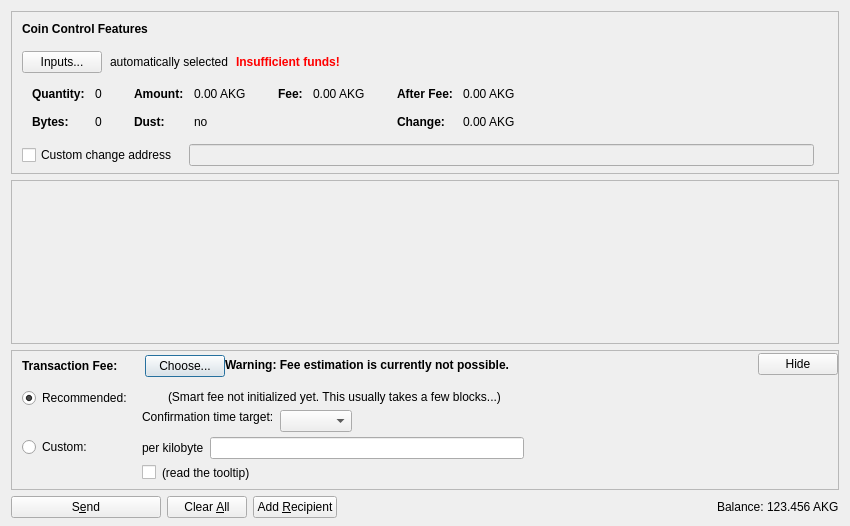
<?xml version="1.0" encoding="UTF-8"?>
<ui version="4.0">
 <class>SendCoinsDialog</class>
 <widget class="QDialog" name="SendCoinsDialog">
  <property name="geometry">
   <rect>
    <x>0</x>
    <y>0</y>
    <width>850</width>
    <height>526</height>
   </rect>
  </property>
  <property name="windowTitle">
   <string>Send Coins</string>
  </property>
  <layout class="QVBoxLayout" name="verticalLayout" stretch="0,1,0,0">
   <property name="bottomMargin">
    <number>8</number>
   </property>
   <item>
    <widget class="QFrame" name="frameCoinControl">
     <property name="sizePolicy">
      <sizepolicy hsizetype="Expanding" vsizetype="Expanding">
       <horstretch>0</horstretch>
       <verstretch>0</verstretch>
      </sizepolicy>
     </property>
     <property name="maximumSize">
      <size>
       <width>16777215</width>
       <height>16777215</height>
      </size>
     </property>
     <property name="frameShape">
      <enum>QFrame::StyledPanel</enum>
     </property>
     <property name="frameShadow">
      <enum>QFrame::Sunken</enum>
     </property>
     <layout class="QVBoxLayout" name="verticalLayoutCoinControl2">
      <property name="spacing">
       <number>0</number>
      </property>
      <property name="leftMargin">
       <number>0</number>
      </property>
      <property name="topMargin">
       <number>0</number>
      </property>
      <property name="rightMargin">
       <number>0</number>
      </property>
      <property name="bottomMargin">
       <number>6</number>
      </property>
      <item>
       <layout class="QVBoxLayout" name="verticalLayoutCoinControl" stretch="0,0,0,0,1">
        <property name="spacing">
         <number>0</number>
        </property>
        <property name="leftMargin">
         <number>10</number>
        </property>
        <property name="topMargin">
         <number>10</number>
        </property>
        <item>
         <layout class="QHBoxLayout" name="horizontalLayoutCoinControl1">
          <property name="bottomMargin">
           <number>15</number>
          </property>
          <item>
           <widget class="QLabel" name="labelCoinControlFeatures">
            <property name="sizePolicy">
             <sizepolicy hsizetype="Preferred" vsizetype="Maximum">
              <horstretch>0</horstretch>
              <verstretch>0</verstretch>
             </sizepolicy>
            </property>
            <property name="font">
             <font>
              <weight>75</weight>
              <bold>true</bold>
             </font>
            </property>
            <property name="styleSheet">
             <string notr="true">font-weight:bold;</string>
            </property>
            <property name="text">
             <string>Coin Control Features</string>
            </property>
           </widget>
          </item>
         </layout>
        </item>
        <item>
         <layout class="QHBoxLayout" name="horizontalLayoutCoinControl2" stretch="0,0,0,0">
          <property name="spacing">
           <number>8</number>
          </property>
          <property name="bottomMargin">
           <number>10</number>
          </property>
          <item>
           <widget class="QPushButton" name="pushButtonCoinControl">
            <property name="styleSheet">
             <string notr="true"/>
            </property>
            <property name="text">
             <string>Inputs...</string>
            </property>
            <property name="autoDefault">
             <bool>false</bool>
            </property>
           </widget>
          </item>
          <item>
           <widget class="QLabel" name="labelCoinControlAutomaticallySelected">
            <property name="text">
             <string>automatically selected</string>
            </property>
            <property name="margin">
             <number>5</number>
            </property>
           </widget>
          </item>
          <item>
           <widget class="QLabel" name="labelCoinControlInsuffFunds">
            <property name="font">
             <font>
              <weight>75</weight>
              <bold>true</bold>
             </font>
            </property>
            <property name="styleSheet">
             <string notr="true">color:red;font-weight:bold;</string>
            </property>
            <property name="text">
             <string>Insufficient funds!</string>
            </property>
            <property name="margin">
             <number>5</number>
            </property>
           </widget>
          </item>
          <item>
           <spacer name="horizontalSpacerCoinControl">
            <property name="orientation">
             <enum>Qt::Horizontal</enum>
            </property>
            <property name="sizeHint" stdset="0">
             <size>
              <width>40</width>
              <height>1</height>
             </size>
            </property>
           </spacer>
          </item>
         </layout>
        </item>
        <item>
         <widget class="QWidget" name="widgetCoinControl" native="true">
          <property name="sizePolicy">
           <sizepolicy hsizetype="Preferred" vsizetype="Preferred">
            <horstretch>0</horstretch>
            <verstretch>0</verstretch>
           </sizepolicy>
          </property>
          <property name="minimumSize">
           <size>
            <width>0</width>
            <height>0</height>
           </size>
          </property>
          <property name="styleSheet">
           <string notr="true"/>
          </property>
          <layout class="QHBoxLayout" name="horizontalLayoutCoinControl5">
           <property name="leftMargin">
            <number>0</number>
           </property>
           <property name="topMargin">
            <number>0</number>
           </property>
           <property name="rightMargin">
            <number>0</number>
           </property>
           <property name="bottomMargin">
            <number>0</number>
           </property>
           <item>
            <layout class="QHBoxLayout" name="horizontalLayoutCoinControl3" stretch="0,0,0,1">
             <property name="spacing">
              <number>20</number>
             </property>
             <property name="topMargin">
              <number>0</number>
             </property>
             <property name="bottomMargin">
              <number>10</number>
             </property>
             <item>
              <layout class="QFormLayout" name="formLayoutCoinControl1">
               <property name="horizontalSpacing">
                <number>10</number>
               </property>
               <property name="verticalSpacing">
                <number>14</number>
               </property>
               <property name="leftMargin">
                <number>10</number>
               </property>
               <property name="topMargin">
                <number>4</number>
               </property>
               <property name="rightMargin">
                <number>6</number>
               </property>
               <item row="0" column="0">
                <widget class="QLabel" name="labelCoinControlQuantityText">
                 <property name="font">
                  <font>
                   <weight>75</weight>
                   <bold>true</bold>
                  </font>
                 </property>
                 <property name="text">
                  <string>Quantity:</string>
                 </property>
                 <property name="margin">
                  <number>0</number>
                 </property>
                </widget>
               </item>
               <item row="0" column="1">
                <widget class="QLabel" name="labelCoinControlQuantity">
                 <property name="cursor">
                  <cursorShape>IBeamCursor</cursorShape>
                 </property>
                 <property name="contextMenuPolicy">
                  <enum>Qt::ActionsContextMenu</enum>
                 </property>
                 <property name="text">
                  <string notr="true">0</string>
                 </property>
                 <property name="margin">
                  <number>0</number>
                 </property>
                 <property name="textInteractionFlags">
                  <set>Qt::LinksAccessibleByMouse|Qt::TextSelectableByKeyboard|Qt::TextSelectableByMouse</set>
                 </property>
                </widget>
               </item>
               <item row="1" column="0">
                <widget class="QLabel" name="labelCoinControlBytesText">
                 <property name="font">
                  <font>
                   <weight>75</weight>
                   <bold>true</bold>
                  </font>
                 </property>
                 <property name="text">
                  <string>Bytes:</string>
                 </property>
                </widget>
               </item>
               <item row="1" column="1">
                <widget class="QLabel" name="labelCoinControlBytes">
                 <property name="cursor">
                  <cursorShape>IBeamCursor</cursorShape>
                 </property>
                 <property name="contextMenuPolicy">
                  <enum>Qt::ActionsContextMenu</enum>
                 </property>
                 <property name="text">
                  <string notr="true">0</string>
                 </property>
                 <property name="textInteractionFlags">
                  <set>Qt::LinksAccessibleByMouse|Qt::TextSelectableByKeyboard|Qt::TextSelectableByMouse</set>
                 </property>
                </widget>
               </item>
              </layout>
             </item>
             <item>
              <layout class="QFormLayout" name="formLayoutCoinControl2">
               <property name="horizontalSpacing">
                <number>10</number>
               </property>
               <property name="verticalSpacing">
                <number>14</number>
               </property>
               <property name="leftMargin">
                <number>6</number>
               </property>
               <property name="topMargin">
                <number>4</number>
               </property>
               <property name="rightMargin">
                <number>6</number>
               </property>
               <item row="0" column="0">
                <widget class="QLabel" name="labelCoinControlAmountText">
                 <property name="font">
                  <font>
                   <weight>75</weight>
                   <bold>true</bold>
                  </font>
                 </property>
                 <property name="text">
                  <string>Amount:</string>
                 </property>
                 <property name="margin">
                  <number>0</number>
                 </property>
                </widget>
               </item>
               <item row="0" column="1">
                <widget class="QLabel" name="labelCoinControlAmount">
                 <property name="cursor">
                  <cursorShape>IBeamCursor</cursorShape>
                 </property>
                 <property name="contextMenuPolicy">
                  <enum>Qt::ActionsContextMenu</enum>
                 </property>
                 <property name="text">
                  <string notr="true">0.00 AKG</string>
                 </property>
                 <property name="textInteractionFlags">
                  <set>Qt::LinksAccessibleByMouse|Qt::TextSelectableByKeyboard|Qt::TextSelectableByMouse</set>
                 </property>
                </widget>
               </item>
               <item row="1" column="0">
                <widget class="QLabel" name="labelCoinControlLowOutputText">
                 <property name="font">
                  <font>
                   <weight>75</weight>
                   <bold>true</bold>
                  </font>
                 </property>
                 <property name="text">
                  <string>Dust:</string>
                 </property>
                </widget>
               </item>
               <item row="1" column="1">
                <widget class="QLabel" name="labelCoinControlLowOutput">
                 <property name="cursor">
                  <cursorShape>IBeamCursor</cursorShape>
                 </property>
                 <property name="contextMenuPolicy">
                  <enum>Qt::ActionsContextMenu</enum>
                 </property>
                 <property name="text">
                  <string notr="true">no</string>
                 </property>
                 <property name="textInteractionFlags">
                  <set>Qt::LinksAccessibleByMouse|Qt::TextSelectableByKeyboard|Qt::TextSelectableByMouse</set>
                 </property>
                </widget>
               </item>
              </layout>
             </item>
             <item>
              <layout class="QFormLayout" name="formLayoutCoinControl3">
               <property name="horizontalSpacing">
                <number>10</number>
               </property>
               <property name="verticalSpacing">
                <number>14</number>
               </property>
               <property name="leftMargin">
                <number>6</number>
               </property>
               <property name="topMargin">
                <number>4</number>
               </property>
               <property name="rightMargin">
                <number>6</number>
               </property>
               <item row="0" column="0">
                <widget class="QLabel" name="labelCoinControlFeeText">
                 <property name="font">
                  <font>
                   <weight>75</weight>
                   <bold>true</bold>
                  </font>
                 </property>
                 <property name="text">
                  <string>Fee:</string>
                 </property>
                 <property name="margin">
                  <number>0</number>
                 </property>
                </widget>
               </item>
               <item row="0" column="1">
                <widget class="QLabel" name="labelCoinControlFee">
                 <property name="cursor">
                  <cursorShape>IBeamCursor</cursorShape>
                 </property>
                 <property name="contextMenuPolicy">
                  <enum>Qt::ActionsContextMenu</enum>
                 </property>
                 <property name="text">
                  <string notr="true">0.00 AKG</string>
                 </property>
                 <property name="textInteractionFlags">
                  <set>Qt::LinksAccessibleByMouse|Qt::TextSelectableByKeyboard|Qt::TextSelectableByMouse</set>
                 </property>
                </widget>
               </item>
              </layout>
             </item>
             <item>
              <layout class="QFormLayout" name="formLayoutCoinControl4">
               <property name="horizontalSpacing">
                <number>10</number>
               </property>
               <property name="verticalSpacing">
                <number>14</number>
               </property>
               <property name="leftMargin">
                <number>6</number>
               </property>
               <property name="topMargin">
                <number>4</number>
               </property>
               <property name="rightMargin">
                <number>6</number>
               </property>
               <item row="0" column="0">
                <widget class="QLabel" name="labelCoinControlAfterFeeText">
                 <property name="font">
                  <font>
                   <weight>75</weight>
                   <bold>true</bold>
                  </font>
                 </property>
                 <property name="text">
                  <string>After Fee:</string>
                 </property>
                 <property name="margin">
                  <number>0</number>
                 </property>
                </widget>
               </item>
               <item row="0" column="1">
                <widget class="QLabel" name="labelCoinControlAfterFee">
                 <property name="cursor">
                  <cursorShape>IBeamCursor</cursorShape>
                 </property>
                 <property name="contextMenuPolicy">
                  <enum>Qt::ActionsContextMenu</enum>
                 </property>
                 <property name="text">
                  <string notr="true">0.00 AKG</string>
                 </property>
                 <property name="textInteractionFlags">
                  <set>Qt::LinksAccessibleByMouse|Qt::TextSelectableByKeyboard|Qt::TextSelectableByMouse</set>
                 </property>
                </widget>
               </item>
               <item row="1" column="0">
                <widget class="QLabel" name="labelCoinControlChangeText">
                 <property name="font">
                  <font>
                   <weight>75</weight>
                   <bold>true</bold>
                  </font>
                 </property>
                 <property name="text">
                  <string>Change:</string>
                 </property>
                </widget>
               </item>
               <item row="1" column="1">
                <widget class="QLabel" name="labelCoinControlChange">
                 <property name="cursor">
                  <cursorShape>IBeamCursor</cursorShape>
                 </property>
                 <property name="contextMenuPolicy">
                  <enum>Qt::ActionsContextMenu</enum>
                 </property>
                 <property name="text">
                  <string notr="true">0.00 AKG</string>
                 </property>
                 <property name="textInteractionFlags">
                  <set>Qt::LinksAccessibleByMouse|Qt::TextSelectableByKeyboard|Qt::TextSelectableByMouse</set>
                 </property>
                </widget>
               </item>
              </layout>
             </item>
            </layout>
           </item>
          </layout>
         </widget>
        </item>
        <item>
         <layout class="QHBoxLayout" name="horizontalLayoutCoinControl4" stretch="0,0,0">
          <property name="spacing">
           <number>12</number>
          </property>
          <property name="sizeConstraint">
           <enum>QLayout::SetDefaultConstraint</enum>
          </property>
          <property name="topMargin">
           <number>5</number>
          </property>
          <property name="rightMargin">
           <number>5</number>
          </property>
          <item>
           <widget class="QCheckBox" name="checkBoxCoinControlChange">
            <property name="toolTip">
             <string>If this is activated, but the change address is empty or invalid, change will be sent to a newly generated address.</string>
            </property>
            <property name="text">
             <string>Custom change address</string>
            </property>
           </widget>
          </item>
          <item>
           <widget class="QValidatedLineEdit" name="lineEditCoinControlChange">
            <property name="enabled">
             <bool>false</bool>
            </property>
            <property name="sizePolicy">
             <sizepolicy hsizetype="Expanding" vsizetype="Fixed">
              <horstretch>0</horstretch>
              <verstretch>0</verstretch>
             </sizepolicy>
            </property>
           </widget>
          </item>
          <item>
           <widget class="QLabel" name="labelCoinControlChangeLabel">
            <property name="sizePolicy">
             <sizepolicy hsizetype="Preferred" vsizetype="Expanding">
              <horstretch>0</horstretch>
              <verstretch>0</verstretch>
             </sizepolicy>
            </property>
            <property name="minimumSize">
             <size>
              <width>0</width>
              <height>0</height>
             </size>
            </property>
            <property name="text">
             <string/>
            </property>
            <property name="margin">
             <number>3</number>
            </property>
           </widget>
          </item>
         </layout>
        </item>
        <item>
         <spacer name="verticalSpacerCoinControl">
          <property name="orientation">
           <enum>Qt::Vertical</enum>
          </property>
          <property name="sizeHint" stdset="0">
           <size>
            <width>800</width>
            <height>1</height>
           </size>
          </property>
         </spacer>
        </item>
       </layout>
      </item>
     </layout>
    </widget>
   </item>
   <item>
    <widget class="QScrollArea" name="scrollArea">
     <property name="widgetResizable">
      <bool>true</bool>
     </property>
     <widget class="QWidget" name="scrollAreaWidgetContents">
      <property name="geometry">
       <rect>
        <x>0</x>
        <y>0</y>
        <width>830</width>
        <height>104</height>
       </rect>
      </property>
      <layout class="QVBoxLayout" name="verticalLayout_2" stretch="0,1">
       <property name="leftMargin">
        <number>0</number>
       </property>
       <property name="topMargin">
        <number>0</number>
       </property>
       <property name="rightMargin">
        <number>0</number>
       </property>
       <property name="bottomMargin">
        <number>0</number>
       </property>
       <item>
        <layout class="QVBoxLayout" name="entries">
         <property name="spacing">
          <number>6</number>
         </property>
        </layout>
       </item>
       <item>
        <spacer name="verticalSpacer">
         <property name="orientation">
          <enum>Qt::Vertical</enum>
         </property>
         <property name="sizeHint" stdset="0">
          <size>
           <width>20</width>
           <height>40</height>
          </size>
         </property>
        </spacer>
       </item>
      </layout>
     </widget>
    </widget>
   </item>
   <item>
    <widget class="QFrame" name="frameFee">
     <property name="sizePolicy">
      <sizepolicy hsizetype="Expanding" vsizetype="Expanding">
       <horstretch>0</horstretch>
       <verstretch>0</verstretch>
      </sizepolicy>
     </property>
     <property name="maximumSize">
      <size>
       <width>16777215</width>
       <height>16777215</height>
      </size>
     </property>
     <property name="frameShape">
      <enum>QFrame::StyledPanel</enum>
     </property>
     <property name="frameShadow">
      <enum>QFrame::Sunken</enum>
     </property>
     <layout class="QVBoxLayout" name="verticalLayoutFee1">
      <property name="spacing">
       <number>0</number>
      </property>
      <property name="leftMargin">
       <number>0</number>
      </property>
      <property name="topMargin">
       <number>0</number>
      </property>
      <property name="rightMargin">
       <number>0</number>
      </property>
      <property name="bottomMargin">
       <number>0</number>
      </property>
      <item>
       <layout class="QVBoxLayout" name="verticalLayoutFee2" stretch="0,0,0">
        <property name="spacing">
         <number>0</number>
        </property>
        <property name="leftMargin">
         <number>10</number>
        </property>
        <property name="topMargin">
         <number>0</number>
        </property>
        <item>
         <layout class="QHBoxLayout" name="horizontalLayoutFee1">
          <property name="bottomMargin">
           <number>0</number>
          </property>
          <item>
           <layout class="QVBoxLayout" name="verticalLayoutFee7">
            <property name="spacing">
             <number>0</number>
            </property>
            <item>
             <spacer name="verticalSpacerSmartFee">
              <property name="orientation">
               <enum>Qt::Vertical</enum>
              </property>
              <property name="sizeType">
               <enum>QSizePolicy::Fixed</enum>
              </property>
              <property name="sizeHint" stdset="0">
               <size>
                <width>1</width>
                <height>4</height>
               </size>
              </property>
             </spacer>
            </item>
            <item>
             <layout class="QHBoxLayout" name="horizontalLayoutSmartFee">
              <property name="spacing">
               <number>10</number>
              </property>
              <item>
               <widget class="QLabel" name="labelFeeHeadline">
                <property name="sizePolicy">
                 <sizepolicy hsizetype="Preferred" vsizetype="Maximum">
                  <horstretch>0</horstretch>
                  <verstretch>0</verstretch>
                 </sizepolicy>
                </property>
                <property name="font">
                 <font>
                  <weight>75</weight>
                  <bold>true</bold>
                 </font>
                </property>
                <property name="styleSheet">
                 <string notr="true">font-weight:bold;</string>
                </property>
                <property name="text">
                 <string>Transaction Fee:</string>
                </property>
               </widget>
              </item>
              <item>
               <widget class="QLabel" name="labelFeeMinimized">
                <property name="text">
                 <string/>
                </property>
               </widget>
              </item>
              <item>
               <widget class="QPushButton" name="buttonChooseFee">
                <property name="text">
                 <string>Choose...</string>
                </property>
               </widget>
              </item>
             </layout>
            </item>
            <item>
             <spacer name="verticalSpacer_5">
              <property name="orientation">
               <enum>Qt::Vertical</enum>
              </property>
              <property name="sizeHint" stdset="0">
               <size>
                <width>1</width>
                <height>1</height>
               </size>
              </property>
             </spacer>
            </item>
           </layout>
          </item>
          <item>
           <widget class="QLabel" name="fallbackFeeWarningLabel">
            <property name="toolTip">
             <string>Using the fallbackfee can result in sending a transaction that will take several hours or days (or never) to confirm. Consider choosing your fee manually or wait until you have validated the complete chain.</string>
            </property>
            <property name="font">
            <font>
                <weight>75</weight>
                <bold>true</bold>
            </font>
            </property>
            <property name="text">
             <string>Warning: Fee estimation is currently not possible.</string>
            </property>
            <property name="wordWrap">
             <bool>false</bool>
            </property>
           </widget>
          </item>
          <item>
           <spacer name="horizontalSpacer_4">
            <property name="orientation">
             <enum>Qt::Horizontal</enum>
            </property>
            <property name="sizeType">
             <enum>QSizePolicy::MinimumExpanding</enum>
            </property>
            <property name="sizeHint" stdset="0">
             <size>
              <width>40</width>
              <height>20</height>
             </size>
            </property>
           </spacer>
          </item>
          <item>
           <widget class="QPushButton" name="buttonMinimizeFee">
            <property name="toolTip">
             <string>collapse fee-settings</string>
            </property>
            <property name="text">
             <string>Hide</string>
            </property>
           </widget>
          </item>
         </layout>
        </item>
        <item>
         <widget class="QFrame" name="frameFeeSelection">
          <layout class="QVBoxLayout" name="verticalLayoutFee12">
           <property name="spacing">
            <number>0</number>
           </property>
           <property name="leftMargin">
            <number>0</number>
           </property>
           <property name="topMargin">
            <number>0</number>
           </property>
           <property name="rightMargin">
            <number>0</number>
           </property>
           <property name="bottomMargin">
            <number>0</number>
           </property>
           <item>
            <layout class="QGridLayout" name="gridLayoutFee">
             <property name="topMargin">
              <number>10</number>
             </property>
             <property name="bottomMargin">
              <number>4</number>
             </property>
             <property name="horizontalSpacing">
              <number>10</number>
             </property>
             <property name="verticalSpacing">
              <number>4</number>
             </property>
             <item row="1" column="1">
              <layout class="QVBoxLayout" name="verticalLayoutFee8">
               <property name="spacing">
                <number>6</number>
               </property>
               <item>
                <layout class="QHBoxLayout" name="horizontalLayoutFee13">
                 <item>
                  <widget class="QLabel" name="labelCustomPerKilobyte">
                   <property name="toolTip">
                    <string>If the custom fee is set to 1000 satoshis and the transaction is only 250 bytes, then &quot;per kilobyte&quot; only pays 250 satoshis in fee, while &quot;total at least&quot; pays 1000 satoshis. For transactions bigger than a kilobyte both pay by kilobyte.</string>
                   </property>
                   <property name="text">
                    <string>per kilobyte</string>
                   </property>
                  </widget>
                 </item>
                 <item>
                  <widget class="BitcoinAmountField" name="customFee"/>
                 </item>
                 <item>
                  <spacer name="horizontalSpacer_6">
                   <property name="orientation">
                    <enum>Qt::Horizontal</enum>
                   </property>
                   <property name="sizeHint" stdset="0">
                    <size>
                     <width>1</width>
                     <height>1</height>
                    </size>
                   </property>
                  </spacer>
                 </item>
                </layout>
               </item>
               <item>
                <layout class="QHBoxLayout" name="horizontalLayoutFee8">
                 <item>
                  <widget class="QCheckBox" name="checkBoxMinimumFee">
                   <property name="toolTip">
                    <string>Paying only the minimum fee is just fine as long as there is less transaction volume than space in the blocks. But be aware that this can end up in a never confirming transaction once there is more demand for akgcoin transactions than the network can process.</string>
                   </property>
                   <property name="text">
                    <string/>
                   </property>
                  </widget>
                 </item>
                 <item>
                  <widget class="QLabel" name="labelMinFeeWarning">
                   <property name="enabled">
                    <bool>true</bool>
                   </property>
                   <property name="toolTip">
                    <string>Paying only the minimum fee is just fine as long as there is less transaction volume than space in the blocks. But be aware that this can end up in a never confirming transaction once there is more demand for akgcoin transactions than the network can process.</string>
                   </property>
                   <property name="text">
                    <string>(read the tooltip)</string>
                   </property>
                   <property name="margin">
                    <number>5</number>
                   </property>
                  </widget>
                 </item>
                 <item>
                  <spacer name="horizontalSpacer_2">
                   <property name="orientation">
                    <enum>Qt::Horizontal</enum>
                   </property>
                   <property name="sizeHint" stdset="0">
                    <size>
                     <width>1</width>
                     <height>1</height>
                    </size>
                   </property>
                  </spacer>
                 </item>
                </layout>
               </item>
              </layout>
             </item>
             <item row="0" column="0">
              <layout class="QVBoxLayout" name="verticalLayoutFee4" stretch="0,1">
               <item>
                <widget class="QRadioButton" name="radioSmartFee">
                 <property name="text">
                  <string>Recommended:</string>
                 </property>
                 <property name="checked">
                  <bool>true</bool>
                 </property>
                 <attribute name="buttonGroup">
                  <string notr="true">groupFee</string>
                 </attribute>
                </widget>
               </item>
               <item>
                <spacer name="verticalSpacer_2">
                 <property name="orientation">
                  <enum>Qt::Vertical</enum>
                 </property>
                 <property name="sizeHint" stdset="0">
                  <size>
                   <width>1</width>
                   <height>1</height>
                  </size>
                 </property>
                </spacer>
               </item>
              </layout>
             </item>
             <item row="1" column="0">
              <layout class="QVBoxLayout" name="verticalLayoutFee9" stretch="0,1">
               <item>
                <widget class="QRadioButton" name="radioCustomFee">
                 <property name="text">
                  <string>Custom:</string>
                 </property>
                 <attribute name="buttonGroup">
                  <string notr="true">groupFee</string>
                 </attribute>
                </widget>
               </item>
               <item>
                <spacer name="verticalSpacer_6">
                 <property name="orientation">
                  <enum>Qt::Vertical</enum>
                 </property>
                 <property name="sizeHint" stdset="0">
                  <size>
                   <width>1</width>
                   <height>1</height>
                  </size>
                 </property>
                </spacer>
               </item>
              </layout>
             </item>
             <item row="0" column="1">
              <layout class="QVBoxLayout" name="verticalLayoutFee3" stretch="0,0,1">
               <property name="spacing">
                <number>6</number>
               </property>
               <property name="topMargin">
                <number>2</number>
               </property>
               <item>
                <layout class="QHBoxLayout" name="horizontalLayoutFee12">
                 <item>
                  <widget class="QLabel" name="labelSmartFee">
                   <property name="text">
                    <string/>
                   </property>
                   <property name="margin">
                    <number>2</number>
                   </property>
                  </widget>
                 </item>
                 <item>
                  <widget class="QLabel" name="labelFeeEstimation">
                   <property name="text">
                    <string/>
                   </property>
                  </widget>
                 </item>
                 <item>
                  <widget class="QLabel" name="labelSmartFee2">
                   <property name="text">
                    <string>(Smart fee not initialized yet. This usually takes a few blocks...)</string>
                   </property>
                   <property name="margin">
                    <number>2</number>
                   </property>
                  </widget>
                 </item>
                 <item>
                  <spacer name="horizontalSpacer_5">
                   <property name="orientation">
                    <enum>Qt::Horizontal</enum>
                   </property>
                   <property name="sizeHint" stdset="0">
                    <size>
                     <width>1</width>
                     <height>1</height>
                    </size>
                   </property>
                  </spacer>
                 </item>
                </layout>
               </item>
               <item>
                <layout class="QHBoxLayout" name="horizontalLayoutFee9">
                 <item>
                  <layout class="QVBoxLayout" name="verticalLayoutFee6">
                   <item>
                    <widget class="QLabel" name="labelSmartFee3">
                     <property name="text">
                      <string>Confirmation time target:</string>
                     </property>
                     <property name="margin">
                      <number>2</number>
                     </property>
                    </widget>
                   </item>
                   <item>
                    <spacer name="verticalSpacer_3">
                     <property name="orientation">
                      <enum>Qt::Vertical</enum>
                     </property>
                     <property name="sizeHint" stdset="0">
                      <size>
                       <width>1</width>
                       <height>1</height>
                      </size>
                     </property>
                    </spacer>
                   </item>
                  </layout>
                 </item>
                 <item>
                  <layout class="QVBoxLayout" name="verticalLayoutFee5">
                   <property name="rightMargin">
                    <number>30</number>
                   </property>
                   <item>
                    <layout class="QHBoxLayout" name="horizontalLayoutConfTarget">
                     <property name="bottomMargin">
                      <number>0</number>
                     </property>
                     <item>
                      <widget class="QComboBox" name="confTargetSelector"/>
                     </item>
                     <item>
                      <spacer name="horizontalSpacerConfTarget">
                       <property name="orientation">
                        <enum>Qt::Horizontal</enum>
                       </property>
                       <property name="sizeHint" stdset="0">
                        <size>
                         <width>40</width>
                         <height>20</height>
                        </size>
                       </property>
                      </spacer>
                     </item>
                    </layout>
                   </item>
                  </layout>
                 </item>
                </layout>
               </item>
               <item>
                <spacer name="verticalSpacer_4">
                 <property name="orientation">
                  <enum>Qt::Vertical</enum>
                 </property>
                 <property name="sizeHint" stdset="0">
                  <size>
                   <width>1</width>
                   <height>1</height>
                  </size>
                 </property>
                </spacer>
               </item>
              </layout>
             </item>
            </layout>
           </item>
          </layout>
         </widget>
        </item>
        <item>
         <spacer name="verticalSpacerFee">
          <property name="orientation">
           <enum>Qt::Vertical</enum>
          </property>
          <property name="sizeHint" stdset="0">
           <size>
            <width>40</width>
            <height>5</height>
           </size>
          </property>
         </spacer>
        </item>
       </layout>
      </item>
     </layout>
    </widget>
   </item>
   <item>
    <layout class="QHBoxLayout" name="horizontalLayout">
     <item>
      <widget class="QPushButton" name="sendButton">
       <property name="minimumSize">
        <size>
         <width>150</width>
         <height>0</height>
        </size>
       </property>
       <property name="toolTip">
        <string>Confirm the send action</string>
       </property>
       <property name="text">
        <string>S&amp;end</string>
       </property>
       <property name="icon">
        <iconset resource="../bitcoin.qrc">
         <normaloff>:/icons/send</normaloff>:/icons/send</iconset>
       </property>
       <property name="autoDefault">
        <bool>false</bool>
       </property>
       <property name="default">
        <bool>false</bool>
       </property>
      </widget>
     </item>
     <item>
      <widget class="QPushButton" name="clearButton">
       <property name="sizePolicy">
        <sizepolicy hsizetype="Minimum" vsizetype="Fixed">
         <horstretch>0</horstretch>
         <verstretch>0</verstretch>
        </sizepolicy>
       </property>
       <property name="toolTip">
        <string>Clear all fields of the form.</string>
       </property>
       <property name="text">
        <string>Clear &amp;All</string>
       </property>
       <property name="icon">
        <iconset resource="../bitcoin.qrc">
         <normaloff>:/icons/remove</normaloff>:/icons/remove</iconset>
       </property>
       <property name="autoDefault">
        <bool>false</bool>
       </property>
      </widget>
     </item>
     <item>
      <widget class="QPushButton" name="addButton">
       <property name="toolTip">
        <string>Send to multiple recipients at once</string>
       </property>
       <property name="text">
        <string>Add &amp;Recipient</string>
       </property>
       <property name="icon">
        <iconset resource="../bitcoin.qrc">
         <normaloff>:/icons/add</normaloff>:/icons/add</iconset>
       </property>
       <property name="autoDefault">
        <bool>false</bool>
       </property>
      </widget>
     </item>
     <item>
      <spacer name="horizontalSpacer">
       <property name="orientation">
        <enum>Qt::Horizontal</enum>
       </property>
       <property name="sizeHint" stdset="0">
        <size>
         <width>40</width>
         <height>20</height>
        </size>
       </property>
      </spacer>
     </item>
     <item>
      <layout class="QHBoxLayout" name="horizontalLayout_2">
       <property name="spacing">
        <number>3</number>
       </property>
       <item>
        <widget class="QLabel" name="label">
         <property name="sizePolicy">
          <sizepolicy hsizetype="Preferred" vsizetype="Fixed">
           <horstretch>0</horstretch>
           <verstretch>0</verstretch>
          </sizepolicy>
         </property>
         <property name="text">
          <string>Balance:</string>
         </property>
        </widget>
       </item>
       <item>
        <widget class="QLabel" name="labelBalance">
         <property name="sizePolicy">
          <sizepolicy hsizetype="Preferred" vsizetype="Fixed">
           <horstretch>0</horstretch>
           <verstretch>0</verstretch>
          </sizepolicy>
         </property>
         <property name="cursor">
          <cursorShape>IBeamCursor</cursorShape>
         </property>
         <property name="text">
          <string notr="true">123.456 AKG</string>
         </property>
         <property name="textInteractionFlags">
          <set>Qt::LinksAccessibleByMouse|Qt::TextSelectableByKeyboard|Qt::TextSelectableByMouse</set>
         </property>
        </widget>
       </item>
      </layout>
     </item>
    </layout>
   </item>
  </layout>
 </widget>
 <customwidgets>
  <customwidget>
   <class>QValidatedLineEdit</class>
   <extends>QLineEdit</extends>
   <header>qt/qvalidatedlineedit.h</header>
  </customwidget>
  <customwidget>
   <class>BitcoinAmountField</class>
   <extends>QLineEdit</extends>
   <header>qt/bitcoinamountfield.h</header>
   <container>1</container>
  </customwidget>
 </customwidgets>
 <resources>
  <include location="../bitcoin.qrc"/>
 </resources>
 <connections/>
 <buttongroups>
  <buttongroup name="groupFee"/>
 </buttongroups>
</ui>
